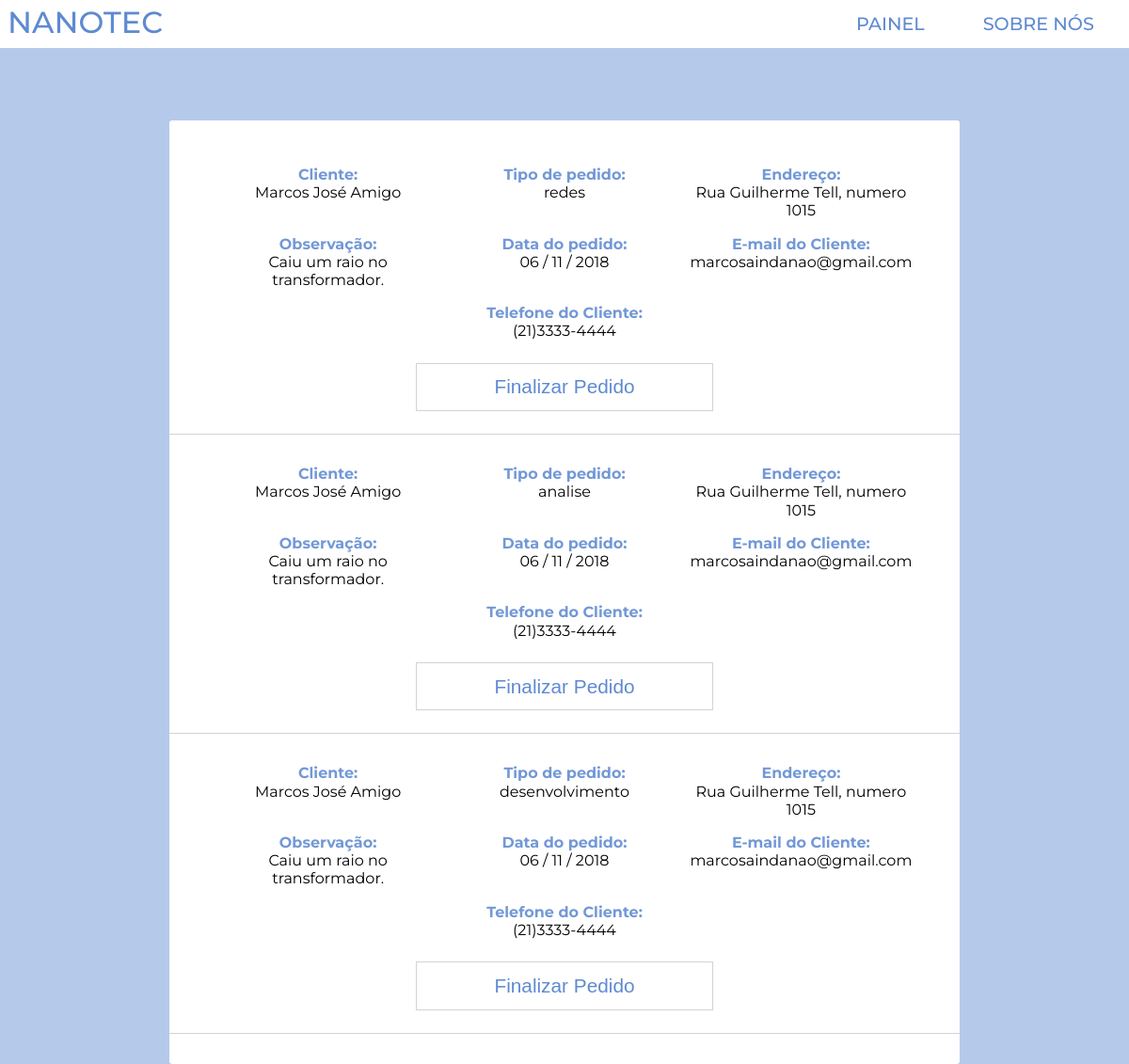
The page /view/Equipe/pedidosaceitos.view.php (signed in) on the database its author committed.
### tables this page shows
CREATE TABLE IF NOT EXISTS `pedido` (
  `id` int(11) NOT NULL,
  `cidade` varchar(60) NOT NULL,
  `endereco` varchar(200) NOT NULL,
  `tipo_pedido` varchar(50) NOT NULL,
  `orcamento` float DEFAULT NULL,
  `observacao` text NOT NULL,
  `data_pedido` date NOT NULL,
  `status_p` varchar(30) NOT NULL,
  `id_cliente` int(11) NOT NULL,
  `id_equipe` int(11) DEFAULT NULL
);

CREATE TABLE IF NOT EXISTS `cliente` (
  `id_cliente` int(11) NOT NULL,
  `nome_cliente` char(120) NOT NULL,
  `cpf_cnpj` bigint(20) NOT NULL,
  `tipopessoa` int(10) NOT NULL,
  `empresa_cliente` varchar(120) NOT NULL,
  `endereco_cliente` varchar(300) NOT NULL,
  `telefone_cliente` int(150) NOT NULL,
  `email_cliente` varchar(120) NOT NULL,
  `senha` varchar(120) NOT NULL,
  `data_cadastro` date NOT NULL
);

### includes/mascara.php (called while the page is built)
<?
function Mask($mask,$str){
    $str = str_replace(" ","",$str);
    for($i=0;$i<strlen($str);$i++){
        $mask[strpos($mask,"#")] = $str[$i];
    }
    return $mask;
}
?>

### view/Equipe/pedidosaceitos.view.php (the view, shortened to what this page needs)
<?php
 include "../../includes/conecta.php";
 if(!isset($_SESSION['id'])){
   header("Location:../");
 } else{
 $id = $_SESSION['id'];
}
include "../../includes/head.php";
include "../../includes/mascara.php";
 ?>
 <body id="painel">
 <header>
   <?php include "equinav.php"; ?>
 </header>
 <main>
 <div class='controle'>
   <?php
   $sql = "SELECT * FROM `pedido` WHERE id_equipe = '$id' order by data_pedido desc";
   $result = $conn -> query($sql);
   while($row = $result -> fetch_assoc()){
     $id_pedido = $row['id'];
     $endereco = $row['endereco'];
     $tipo_pedido = $row['tipo_pedido'];
     $observacao = $row['observacao'];
     $data_pedido = $row['data_pedido'];
     $data = date("d / m / Y", strtotime($data_pedido));
     $id_cliente = $row['id_cliente'];
     $sol = "SELECT * from `cliente` WHERE id_cliente = '$id_cliente'";
     $resultado = $conn -> query($sol);
     if($col = $resultado ->fetch_assoc()){
       $cliente = $col['nome_cliente'];
       $telefono = $col['telefone_cliente'];
       $telefone_cliente = Mask('(##)####-####', $telefono);
       $email_cliente = $col['email_cliente'];
       $cpf = $col['cpf_cnpj'];
     }
     echo "<div class='pedido'>
     <p><b>Cliente:</b> <br> $cliente</p>
       <p class='col l-5 '><b>Tipo de pedido:</b> <br> $tipo_pedido</p>
       <p class='col l-5 '><b>Endereço:</b> <br> $endereco</p>
       <p class='col l-5 '><b>Observação:</b> <br> $observacao</p>
       <p class='col l-5 '><b>Data do pedido:</b> <br> $data</p>
       <p class='col l-5 '><b>E-mail do Cliente:</b> <br> $email_cliente</p>
       <p class='col l-5 '><b>Telefone do Cliente:</b> <br> $telefone_cliente</p> <br> <br>
       <form  action='gerarOS.view.php' method='post'>
         <input type='hidden' name='nomecliente' value='$cliente'>
         <input type='hidden' name='enderecocliente' value='$endereco'>
         <input type='hidden' name='tipopedido' value='$tipo_pedido'>
         <input type='hidden' name='observacao' value='$observacao'>
         <input type='hidden' name='cpfcliente' value='$cpf'>
         <input type='hidden' name='telefone' value='$telefono'>
         <input type='hidden' name='email' value='$email_cliente'>
         <input type='hidden' name='id_pedido' value='$id_pedido'>
         <button type='submit'>Finalizar Pedido</button>
       </form>
     </div>";
   }
    ?>
 </div>
 </main>
 </body>

### CSS/styles.css (style rules this page uses)
html, body, div, span, object, iframe, h1, h2, h3, h4, h5, h6, p, blockquote, pre, abbr, address, cite, code, del, dfn, em, img, ins, kbd, q, samp, small, strong, sub, sup, var, b, i, dl, dt, dd, ol, ul, li, fieldset, form, label, legend, table, caption, tbody, tfoot, thead, tr, th, td, article, aside, canvas, details, figcaption, figure, footer, header, hgroup, menu, nav, section, summary, time, mark, audio, video { margin: 0; padding: 0; border: 0; outline: 0; font-size: 100%; vertical-align: baseline; background: transparent; }
body { line-height: 1; }
article, aside, details, figcaption, figure, footer, header, hgroup, menu, nav, section { display: block; }
.col, .nanotec, nav, ul, ul a { margin: auto; vertical-align: top; display: inline-block; width: 100%; }
html { -webkit-text-size-adjust: 100%; -ms-text-size-adjust: 100%; }
* { -moz-box-sizing: border-box; -webkit-box-sizing: border-box; box-sizing: border-box; }
body { font-family: 'Montserrat', sans-serif; text-align: center; overflow-x: hidden; }
#painel { background-color: #b5c9ea; }
.controle, .box { background-color: white; width: 70%; margin: auto; margin-top: 8rem; padding: 1rem 0; padding-bottom: 2rem; border-radius: 0.2rem; }
.controle a, .controle button, .box a, .box button { border: 1px solid lightgrey; background-color: white; padding: 0.8rem 0.4rem; width: 40%; margin: 0.8rem; color: #5e8ad1; font-weight: 500; text-decoration: none; font-size: 1.3rem; transition: 0.5s ease; cursor: pointer; }
.controle .pedido, .box .pedido { width: 100%; border-bottom: 1px solid lightgrey; padding: 1.5rem; }
.controle .pedido p, .box .pedido p { display: inline-block; line-height: 1.2rem; margin: .5rem .3rem; width: 30%; vertical-align: top; }
.controle .pedido p b, .box .pedido p b { color: #7298d7; margin: 1.5rem 0; }
.controle .pedido button, .box .pedido button { margin: auto; }
@media only screen and (min-width: 1140px) { .l-5 { width: 30%; } }

### rows shown on the page
pedido: id_cliente.nome_cliente "Marcos José Amigo", tipo_pedido "redes", endereco "Rua Guilherme Tell, numero 1015", observacao "Caiu um raio no transformador.", data_pedido "06 / 11 / 2018", id_cliente.email_cliente "marcosaindanao@gmail.com", id_cliente.telefone_cliente "(21)3333-4444"
pedido: id_cliente.nome_cliente "Marcos José Amigo", tipo_pedido "analise", endereco "Rua Guilherme Tell, numero 1015", observacao "Caiu um raio no transformador.", data_pedido "06 / 11 / 2018", id_cliente.email_cliente "marcosaindanao@gmail.com", id_cliente.telefone_cliente "(21)3333-4444"
pedido: id_cliente.nome_cliente "Marcos José Amigo", tipo_pedido "desenvolvimento", endereco "Rua Guilherme Tell, numero 1015", observacao "Caiu um raio no transformador.", data_pedido "06 / 11 / 2018", id_cliente.email_cliente "marcosaindanao@gmail.com", id_cliente.telefone_cliente "(21)3333-4444"
